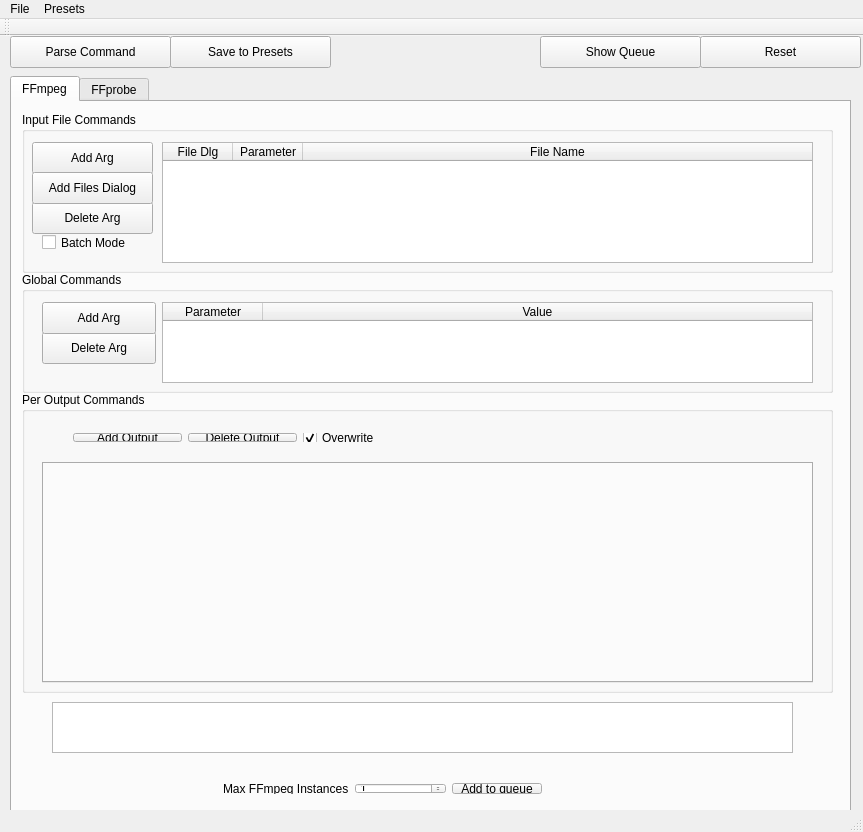
<?xml version="1.0" encoding="UTF-8"?>
<ui version="4.0">
 <class>QFE_Window</class>
 <widget class="QMainWindow" name="QFE_Window">
  <property name="geometry">
   <rect>
    <x>0</x>
    <y>0</y>
    <width>863</width>
    <height>832</height>
   </rect>
  </property>
  <property name="windowTitle">
   <string>Colorlab FFCommand Engine</string>
  </property>
  <widget class="QWidget" name="centralWidget">
   <widget class="QTabWidget" name="tabWidget">
    <property name="geometry">
     <rect>
      <x>10</x>
      <y>40</y>
      <width>841</width>
      <height>761</height>
     </rect>
    </property>
    <property name="currentIndex">
     <number>0</number>
    </property>
    <widget class="QWidget" name="tab">
     <attribute name="title">
      <string>FFmpeg</string>
     </attribute>
     <widget class="QGroupBox" name="groupBox">
      <property name="geometry">
       <rect>
        <x>10</x>
        <y>10</y>
        <width>811</width>
        <height>161</height>
       </rect>
      </property>
      <property name="title">
       <string>Input File Commands</string>
      </property>
      <widget class="QFETableWidget" name="file_table">
       <property name="geometry">
        <rect>
         <x>140</x>
         <y>30</y>
         <width>651</width>
         <height>121</height>
        </rect>
       </property>
       <property name="dragDropMode">
        <enum>QAbstractItemView::DragDrop</enum>
       </property>
       <property name="defaultDropAction">
        <enum>Qt::MoveAction</enum>
       </property>
       <property name="selectionBehavior">
        <enum>QAbstractItemView::SelectRows</enum>
       </property>
       <attribute name="horizontalHeaderDefaultSectionSize">
        <number>70</number>
       </attribute>
       <attribute name="horizontalHeaderStretchLastSection">
        <bool>true</bool>
       </attribute>
       <column>
        <property name="text">
         <string>File Dlg</string>
        </property>
       </column>
       <column>
        <property name="text">
         <string>Parameter</string>
        </property>
       </column>
       <column>
        <property name="text">
         <string>File Name</string>
        </property>
       </column>
      </widget>
      <widget class="QPushButton" name="add_input_btn">
       <property name="geometry">
        <rect>
         <x>10</x>
         <y>30</y>
         <width>121</width>
         <height>32</height>
        </rect>
       </property>
       <property name="text">
        <string>Add Arg</string>
       </property>
      </widget>
      <widget class="QPushButton" name="del_input_btn">
       <property name="geometry">
        <rect>
         <x>10</x>
         <y>90</y>
         <width>121</width>
         <height>32</height>
        </rect>
       </property>
       <property name="text">
        <string>Delete Arg</string>
       </property>
      </widget>
      <widget class="QPushButton" name="add_inputfiles_btn">
       <property name="geometry">
        <rect>
         <x>10</x>
         <y>60</y>
         <width>121</width>
         <height>32</height>
        </rect>
       </property>
       <property name="text">
        <string>Add Files Dialog</string>
       </property>
      </widget>
      <widget class="QCheckBox" name="batch_cb">
       <property name="geometry">
        <rect>
         <x>20</x>
         <y>120</y>
         <width>111</width>
         <height>21</height>
        </rect>
       </property>
       <property name="text">
        <string>Batch Mode</string>
       </property>
      </widget>
     </widget>
     <widget class="QGroupBox" name="groupBox_2">
      <property name="geometry">
       <rect>
        <x>10</x>
        <y>170</y>
        <width>811</width>
        <height>121</height>
       </rect>
      </property>
      <property name="title">
       <string>Global Commands</string>
      </property>
      <widget class="QPushButton" name="del_param_btn">
       <property name="geometry">
        <rect>
         <x>20</x>
         <y>60</y>
         <width>114</width>
         <height>32</height>
        </rect>
       </property>
       <property name="text">
        <string>Delete Arg</string>
       </property>
      </widget>
      <widget class="QPushButton" name="add_param_btn">
       <property name="geometry">
        <rect>
         <x>20</x>
         <y>30</y>
         <width>114</width>
         <height>32</height>
        </rect>
       </property>
       <property name="text">
        <string>Add Arg</string>
       </property>
      </widget>
      <widget class="QFETableWidget" name="param_table">
       <property name="geometry">
        <rect>
         <x>140</x>
         <y>30</y>
         <width>651</width>
         <height>81</height>
        </rect>
       </property>
       <attribute name="horizontalHeaderStretchLastSection">
        <bool>true</bool>
       </attribute>
       <column>
        <property name="text">
         <string>Parameter</string>
        </property>
       </column>
       <column>
        <property name="text">
         <string>Value</string>
        </property>
       </column>
      </widget>
     </widget>
     <widget class="QGroupBox" name="groupBox_4">
      <property name="geometry">
       <rect>
        <x>10</x>
        <y>290</y>
        <width>811</width>
        <height>301</height>
       </rect>
      </property>
      <property name="title">
       <string>Per Output Commands</string>
      </property>
      <widget class="QTabWidget" name="outputs_tw">
       <property name="geometry">
        <rect>
         <x>20</x>
         <y>70</y>
         <width>771</width>
         <height>221</height>
        </rect>
       </property>
       <property name="currentIndex">
        <number>-1</number>
       </property>
      </widget>
      <widget class="QWidget" name="gridLayoutWidget_2">
       <property name="geometry">
        <rect>
         <x>40</x>
         <y>30</y>
         <width>361</width>
         <height>31</height>
        </rect>
       </property>
       <layout class="QGridLayout" name="gridLayout_2">
        <item row="0" column="1">
         <widget class="QPushButton" name="delete_output_btn">
          <property name="text">
           <string>Delete Output</string>
          </property>
         </widget>
        </item>
        <item row="0" column="0">
         <widget class="QPushButton" name="add_output_btn">
          <property name="text">
           <string>Add Output</string>
          </property>
         </widget>
        </item>
        <item row="0" column="2">
         <widget class="QCheckBox" name="Overwrite_cb">
          <property name="text">
           <string>Overwrite</string>
          </property>
          <property name="checked">
           <bool>true</bool>
          </property>
         </widget>
        </item>
       </layout>
      </widget>
     </widget>
     <widget class="QTextBrowser" name="ffcommand_tb">
      <property name="geometry">
       <rect>
        <x>40</x>
        <y>600</y>
        <width>741</width>
        <height>51</height>
       </rect>
      </property>
     </widget>
     <widget class="QLabel" name="label_2">
      <property name="geometry">
       <rect>
        <x>550</x>
        <y>660</y>
        <width>211</width>
        <height>41</height>
       </rect>
      </property>
      <property name="font">
       <font>
        <family>Bauhaus 93</family>
        <pointsize>51</pointsize>
       </font>
      </property>
      <property name="styleSheet">
       <string notr="true">QLabel { 
border-image: url(:/colorlab.png);}</string>
      </property>
      <property name="text">
       <string/>
      </property>
     </widget>
     <widget class="QWidget" name="gridLayoutWidget">
      <property name="geometry">
       <rect>
        <x>200</x>
        <y>670</y>
        <width>341</width>
        <height>33</height>
       </rect>
      </property>
      <layout class="QGridLayout" name="gridLayout">
       <item row="0" column="1">
        <widget class="QSpinBox" name="maxinstance_sb">
         <property name="maximum">
          <number>8</number>
         </property>
         <property name="value">
          <number>1</number>
         </property>
        </widget>
       </item>
       <item row="0" column="0">
        <widget class="QLabel" name="label">
         <property name="text">
          <string>Max FFmpeg Instances</string>
         </property>
        </widget>
       </item>
       <item row="0" column="2">
        <widget class="QPushButton" name="execute_btn">
         <property name="text">
          <string>Add to queue</string>
         </property>
        </widget>
       </item>
      </layout>
     </widget>
    </widget>
    <widget class="QWidget" name="tab_2">
     <attribute name="title">
      <string>FFprobe</string>
     </attribute>
     <widget class="QTreeView" name="treeView">
      <property name="geometry">
       <rect>
        <x>10</x>
        <y>140</y>
        <width>911</width>
        <height>541</height>
       </rect>
      </property>
      <property name="dragDropMode">
       <enum>QAbstractItemView::InternalMove</enum>
      </property>
      <property name="defaultDropAction">
       <enum>Qt::MoveAction</enum>
      </property>
      <attribute name="headerHighlightSections">
       <bool>true</bool>
      </attribute>
      <attribute name="headerMinimumSectionSize">
       <number>225</number>
      </attribute>
     </widget>
     <widget class="QPushButton" name="probe_btn">
      <property name="geometry">
       <rect>
        <x>20</x>
        <y>10</y>
        <width>131</width>
        <height>32</height>
       </rect>
      </property>
      <property name="text">
       <string>Probe Input File</string>
      </property>
     </widget>
     <widget class="QTextBrowser" name="ProbeOutput_tb">
      <property name="enabled">
       <bool>true</bool>
      </property>
      <property name="geometry">
       <rect>
        <x>10</x>
        <y>50</y>
        <width>831</width>
        <height>81</height>
       </rect>
      </property>
     </widget>
    </widget>
   </widget>
   <widget class="QPushButton" name="ffparse_btn">
    <property name="geometry">
     <rect>
      <x>10</x>
      <y>0</y>
      <width>161</width>
      <height>32</height>
     </rect>
    </property>
    <property name="text">
     <string>Parse Command</string>
    </property>
   </widget>
   <widget class="QPushButton" name="reset_btn">
    <property name="geometry">
     <rect>
      <x>700</x>
      <y>0</y>
      <width>161</width>
      <height>32</height>
     </rect>
    </property>
    <property name="text">
     <string>Reset</string>
    </property>
   </widget>
   <widget class="QPushButton" name="save_pset_btn">
    <property name="geometry">
     <rect>
      <x>170</x>
      <y>0</y>
      <width>161</width>
      <height>32</height>
     </rect>
    </property>
    <property name="text">
     <string>Save to Presets</string>
    </property>
   </widget>
   <widget class="QPushButton" name="showqueue_btn">
    <property name="geometry">
     <rect>
      <x>540</x>
      <y>0</y>
      <width>161</width>
      <height>32</height>
     </rect>
    </property>
    <property name="text">
     <string>Show Queue</string>
    </property>
   </widget>
  </widget>
  <widget class="QMenuBar" name="menuBar">
   <property name="geometry">
    <rect>
     <x>0</x>
     <y>0</y>
     <width>863</width>
     <height>22</height>
    </rect>
   </property>
   <widget class="QMenu" name="menuFile">
    <property name="title">
     <string>File</string>
    </property>
    <addaction name="actionSet_FFmpeg_Dir"/>
    <addaction name="actionAbout_FFCommand_Engine"/>
   </widget>
   <widget class="QMenu" name="menuPresets">
    <property name="title">
     <string>Presets</string>
    </property>
   </widget>
   <addaction name="menuFile"/>
   <addaction name="menuPresets"/>
  </widget>
  <widget class="QToolBar" name="mainToolBar">
   <attribute name="toolBarArea">
    <enum>TopToolBarArea</enum>
   </attribute>
   <attribute name="toolBarBreak">
    <bool>false</bool>
   </attribute>
  </widget>
  <widget class="QStatusBar" name="statusBar"/>
  <action name="actionSet_FFmpeg_Dir">
   <property name="text">
    <string>Set FFmpeg Dir...</string>
   </property>
  </action>
  <action name="actionAbout_FFCommand_Engine">
   <property name="text">
    <string>About FFCommand Engine</string>
   </property>
  </action>
 </widget>
 <layoutdefault spacing="6" margin="11"/>
 <customwidgets>
  <customwidget>
   <class>QFETableWidget</class>
   <extends>QTableWidget</extends>
   <header>qfetablewidget.h</header>
  </customwidget>
 </customwidgets>
 <resources/>
 <connections/>
</ui>
